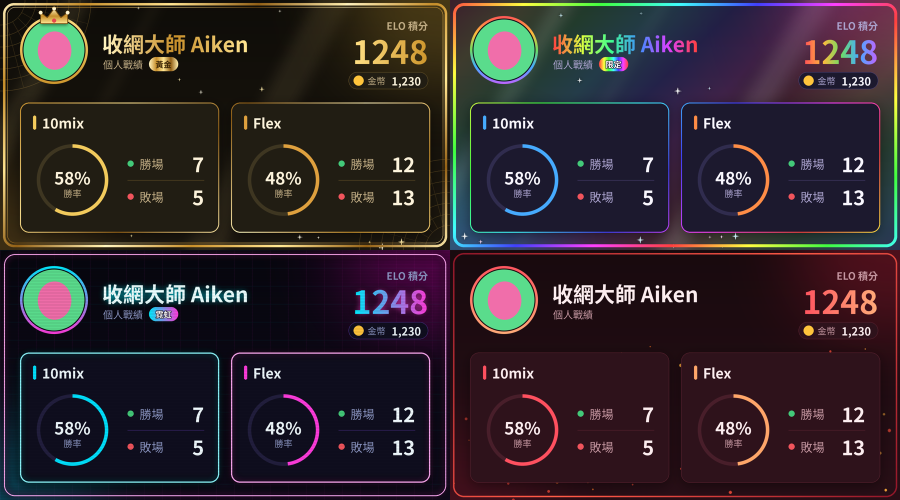
#> input picture premium_cards.png, 1800 x 1000 px (shown at 1/2 size)
$ python -i regions.py   (imports and definitions only)
#> lines starting #> are read from the running program, lines starting #| are printed output that depends on the picture
### stat_card.py
"""Draws the /stat profile card (and the /shop preview) as PNG images."""
import colorsys
import math
import random
from functools import lru_cache
from io import BytesIO
from pathlib import Path

from PIL import Image, ImageDraw, ImageEnhance, ImageFilter, ImageFont

S = 2                    # render at 2x so the card looks sharp in Discord
W, H = 900, 500          # card size before scaling

WIN = (67, 201, 121)
LOSS = (240, 84, 92)
COIN = (255, 196, 60)

# ---------- Card styles ----------
# key: (display name, price, colours). price None = can't be bought (wheel only)
STYLES = {
    "dark": ("暗夜", 0, dict(
        bg=((20, 23, 36), (30, 33, 52)), glows=((220, 120, 255), (122, 134, 255)), glow_alpha=55,
        panel=(36, 40, 62), edge=(52, 57, 86), track=(55, 60, 90), shadow=90,
        text=(240, 242, 248), muted=(150, 156, 180),
        accent=((122, 134, 255), (220, 120, 255)), mix=(110, 124, 255), flex=(255, 160, 70),
    )),
    "light": ("晨光", 100, dict(
        bg=((232, 237, 246), (248, 249, 252)), glows=((255, 190, 220), (150, 170, 255)), glow_alpha=70,
        panel=(255, 255, 255), edge=(224, 228, 236), track=(229, 232, 240), shadow=35,
        text=(28, 32, 40), muted=(110, 116, 130),
        accent=((88, 101, 242), (160, 90, 240)), mix=(88, 101, 242), flex=(245, 140, 40),
    )),
    "sakura": ("櫻花", 300, dict(
        bg=((255, 232, 240), (255, 246, 249)), glows=((255, 160, 195), (255, 205, 160)), glow_alpha=80,
        panel=(255, 252, 253), edge=(246, 210, 224), track=(250, 222, 232), shadow=30,
        text=(92, 40, 62), muted=(172, 118, 140),
        accent=((255, 100, 160), (255, 155, 115)), mix=(240, 95, 150), flex=(255, 145, 105),
    )),
    "crimson": ("暗紅", 300, dict(
        bg=((24, 10, 14), (40, 14, 22)), glows=((210, 30, 60), (140, 20, 45)), glow_alpha=75,
        panel=(46, 18, 27), edge=(86, 32, 46), track=(72, 30, 42), shadow=110,
        text=(252, 236, 238), muted=(196, 150, 160),
        accent=((255, 85, 95), (255, 170, 120)), mix=(255, 80, 95), flex=(255, 165, 105), fx="embers",
    )),
    "neon": ("霓虹", 500, dict(
        bg=((6, 6, 14), (14, 9, 26)), glows=((255, 0, 200), (0, 230, 255)), glow_alpha=75,
        panel=(15, 14, 30), edge=(70, 45, 130), track=(34, 30, 62), shadow=120,
        text=(240, 250, 255), muted=(140, 150, 195),
        accent=((0, 235, 255), (255, 60, 220)), mix=(0, 225, 255), flex=(255, 60, 220), fx="neon",
    )),
    "gold": ("黃金", 800, dict(
        bg=((14, 12, 8), (28, 23, 14)), glows=((235, 185, 60), (180, 130, 40)), glow_alpha=65,
        panel=(33, 29, 19), edge=(96, 78, 38), track=(62, 54, 33), shadow=120,
        text=(252, 242, 218), muted=(192, 172, 132),
        accent=((255, 222, 130), (205, 150, 45)), mix=(242, 202, 92), flex=(222, 160, 62), fx="gold",
    )),
    "cr7": ("CR7", 500, dict(
        bg=((6, 40, 26), (52, 8, 16)), glows=((0, 150, 80), (215, 25, 45)), glow_alpha=70,
        panel=(16, 24, 22), edge=(120, 98, 50), track=(44, 52, 46), shadow=120,
        text=(255, 246, 225), muted=(196, 186, 160),
        accent=((255, 226, 140), (214, 160, 50)), mix=(230, 40, 60), flex=(40, 190, 110), fx="cr7",
        # photo: "Argentine - Portugal - Cristiano Ronaldo.jpg" by Ludovic Péron, CC BY-SA 3.0, Wikimedia Commons
        art=Path(__file__).with_name("art") / "cr7.jpg", focus=(0.535, 0.30),
        art_zoom=0.66, art_brightness=0.78, art_tint=(130, 12, 30), art_at=(0.47, 0.27),
    )),
    "lbj": ("LBJ", 500, dict(
        bg=((18, 8, 32), (40, 16, 62)), glows=((253, 185, 39), (120, 60, 200)), glow_alpha=60,
        panel=(28, 16, 44), edge=(110, 84, 46), track=(56, 40, 82), shadow=120,
        text=(255, 248, 230), muted=(200, 182, 222),
        accent=((255, 224, 130), (240, 170, 40)), mix=(253, 185, 39), flex=(170, 110, 255), fx="lbj",
        # photo: "LeBron James dribbling (March 21, 2022).jpg" by Erik Drost, CC BY 2.0, Wikimedia Commons
        art=Path(__file__).with_name("art") / "lbj.jpg", focus=(0.49, 0.13),
        art_zoom=0.6, art_brightness=0.8, art_tint=(85, 37, 131), art_at=(0.46, 0.22),
    )),
    "rainbow": ("彩虹", None, dict(
        bg=((14, 12, 26), (24, 20, 40)), glows=((255, 90, 170), (70, 190, 255)), glow_alpha=70,
        panel=(28, 25, 46), edge=(72, 62, 112), track=(48, 44, 78), shadow=110,
        text=(248, 246, 255), muted=(170, 162, 205),
        accent=((255, 85, 85), (255, 185, 60), (110, 220, 100), (70, 170, 255), (190, 100, 255)),
        mix=(70, 170, 255), flex=(255, 140, 70), fx="rainbow",
    )),
}

# ---------- Fonts with Chinese support, tried in order: (path, index inside .ttc) ----------
HERE = Path(__file__).parent
FONTS = {
    "bold": [
        (HERE / "fonts" / "bold.ttf", 0),
        (Path("C:/Windows/Fonts/msjhbd.ttc"), 0),                          # Windows
        (Path("/System/Library/Fonts/PingFang.ttc"), 0),                   # macOS
        (Path("/usr/share/fonts/opentype/noto/NotoSansCJK-Bold.ttc"), 3),  # Linux
        (Path("/usr/share/fonts/noto-cjk/NotoSansCJK-Bold.ttc"), 3),
    ],
    "regular": [
        (HERE / "fonts" / "regular.ttf", 0),
        (Path("C:/Windows/Fonts/msjh.ttc"), 0),
        (Path("/System/Library/Fonts/PingFang.ttc"), 0),
        (Path("/usr/share/fonts/opentype/noto/NotoSansCJK-Regular.ttc"), 3),
        (Path("/usr/share/fonts/noto-cjk/NotoSansCJK-Regular.ttc"), 3),
    ],
}


# [6 lines left out: function font, not called in this run]


def s(*values):
    """Scale coordinates."""
    return tuple(round(v * S) for v in values)


def lerp(c1, c2, t):
    return tuple(round(a + (b - a) * t) for a, b in zip(c1, c2))


# [120 lines left out: functions grad_color, glow, panel, smooth_ring, gradient_text, fit_text and 3 more, not called in this run]


# ---------- Premium effects (gold / rainbow / neon / crimson) ----------

GOLD_FOIL = [(255, 242, 190), (198, 142, 42), (255, 228, 145), (146, 96, 22), (255, 238, 175)]
NEON_CYAN, NEON_PINK = (0, 235, 255), (255, 60, 220)
BADGES = {"gold": "黃金", "rainbow": "限定", "neon": "霓虹", "cr7": "CR7", "lbj": "LBJ"}
LAKERS_PURPLE, LAKERS_GOLD = (85, 37, 131), (253, 185, 39)
PT_GREEN, PT_RED = (0, 110, 50), (205, 20, 45)


def hue(t, sat=0.75, val=1.0):
    return tuple(round(c * 255) for c in colorsys.hsv_to_rgb(t % 1, sat, val))


def gold_at(t):
    return grad_color(GOLD_FOIL, t)


def rainbow_at(t):
    return hue(t)


# [182 lines left out: functions diagonal_gradient, gradient_outline, neon_outline, glow_text, sparkle, sparkle_field and 4 more, not called in this run]


# ---------- Champion cards (colours and art come from champions.theme) ----------

ART_BOX = (330, 0, W, 330)  # right side of the header; the panels cover the bottom part


# [231 lines left out: functions header_art, star5, cr7_background, lbj_background, basketball, lbj_foreground and 5 more, not called in this run]


def render_stat_card(name, avatar_bytes, elo, credits, mix, flex, style="dark"):
    """Returns the card as a PNG (BytesIO)."""
    return to_png(render_card_image(name, avatar_bytes, elo, credits, mix, flex, style))


# [30 lines left out: functions price_text, _shop_preview_bytes, not called in this run]


def render_shop_preview():
    """All card styles side by side, as a PNG (BytesIO). Cached after the first call."""
    return BytesIO(_shop_preview_bytes())

### regions.py
"""Region looks for champion cards: every Runeterra region gets its own frame and decorations,
and a few champions get an extra touch of their own (SPECIAL)."""
import math
import random

from PIL import Image, ImageDraw, ImageFilter

from stat_card import H, S, W, diagonal_gradient, font, grad_color, gradient_outline, lerp, s, sparkle, star5

# areas decorations stay out of: avatar, name, ELO + coins
KEEP_CLEAR = [(24, 10, 200, 200), (196, 50, 560, 150), (W - 340, 20, W - 20, 192)]
ROLES = {"Fighter": "戰士", "Tank": "坦克", "Mage": "法師", "Assassin": "刺客", "Marksman": "射手", "Support": "輔助"}


def layer():
    return Image.new("RGBA", (W * S, H * S), (0, 0, 0, 0))


def add(img, lay, blur=0, glow=False):
    """Composite a decoration layer; glow=True adds a blurred copy underneath."""
    if glow:
        img.alpha_composite(lay.filter(ImageFilter.GaussianBlur(4 * S)))
    img.alpha_composite(lay.filter(ImageFilter.GaussianBlur(blur * S)) if blur else lay)


# [22 lines left out: functions spots, frame, not called in this run]


def panel_edges(img, panels, colours):
    for box in panels:
        gradient_outline(img, box, lambda t: grad_color(colours, t), 1.5, 18, repeats=1.2)


# ---------- regions ----------

# [16 lines left out: function noxus_fg, not called in this run]


def demacia_bg(img):
    beams = layer()
    bd = ImageDraw.Draw(beams)
    for x0, w, a in ((380, 60, 40), (470, 26, 30), (640, 80, 34)):
        bd.polygon([s(x0, 0), s(x0 + w, 0), s(x0 + w - 120, 205), s(x0 - 120, 205)], fill=(255, 250, 230, a))
    add(img, beams, blur=12)


# [300 lines left out: functions wing, demacia_fg, petal, ionia_bg, ionia_fg, snowflake and 21 more, not called in this run]


# name, frame colours, inner frame line, panel edges, background (after the art), foreground, frame glow
REGIONS = {
    "noxus": ("諾克薩斯", None, None, [(200, 30, 36), (90, 90, 100), (200, 30, 36)], None, noxus_fg, False),
    "demacia": ("蒂瑪西亞", [(255, 255, 255), (225, 185, 90), (255, 250, 235)], [(60, 110, 220), (130, 170, 255)],
                [(240, 236, 225), (220, 180, 90)], demacia_bg, demacia_fg, False),
    "ionia": ("愛歐尼亞", [(255, 170, 200), (220, 50, 80), (255, 200, 215)], None,
              [(255, 160, 190), (210, 60, 90)], ionia_bg, ionia_fg, False),
    "freljord": ("弗雷爾卓德", [(255, 255, 255), (120, 210, 255), (60, 120, 190)], [(200, 240, 255), (255, 255, 255)],
                 [(170, 225, 255), (90, 150, 210)], freljord_bg, freljord_fg, False),
    "shadow-isles": ("闇影島", [(90, 255, 200), (20, 120, 100), (90, 255, 200)], None,
                     [(70, 220, 170), (20, 90, 80)], shadow_isles_bg, None, True),
    "piltover": ("皮爾托福", [(240, 200, 120), (160, 110, 50), (240, 200, 120)], [(80, 210, 255), (170, 235, 255)],
                 [(220, 180, 100), (80, 200, 255)], piltover_bg, piltover_fg, False),
    "zaun": ("佐恩", [(140, 255, 90), (150, 70, 200), (140, 255, 90)], None,
             [(130, 240, 90), (150, 80, 200)], zaun_bg, zaun_fg, True),
    "shurima": ("蘇瑞瑪", [(255, 225, 140), (200, 140, 40), (255, 225, 140)], [(40, 200, 190), (120, 230, 220)],
                [(240, 200, 110), (40, 190, 180)], shurima_bg, shurima_fg, False),
    "mount-targon": ("巨石峰", [(240, 240, 255), (150, 120, 230), (240, 240, 255)], None,
                     [(200, 190, 255), (120, 100, 210)], targon_bg, targon_fg, False),
    "bilgewater": ("比爾吉沃特", [(60, 180, 190), (200, 110, 50), (60, 180, 190)], None,
                   [(60, 170, 180), (190, 110, 60)], bilgewater_bg, bilgewater_fg, False),
    "ixtal": ("伊克斯塔爾", [(110, 230, 150), (30, 130, 90), (230, 200, 110)], None,
              [(100, 210, 140), (220, 190, 100)], None, ixtal_fg, False),
    "void": ("虛空", [(230, 100, 255), (90, 20, 160), (230, 100, 255)], None,
             [(210, 90, 255), (110, 30, 180)], void_bg, None, True),
    "bandle-city": ("班德爾城", [(255, 220, 90), (255, 140, 60), (255, 220, 90)], [(255, 255, 255), (255, 235, 160)],
                    [(255, 210, 90), (255, 150, 80)], bandle_bg, None, False),
    "runeterra": ("符文大地", [(150, 200, 255), (220, 180, 90), (150, 200, 255)], None,
                  [(140, 190, 255), (210, 170, 90)], runeterra_bg, None, False),
}


# ---------- champion specials ----------

# [8 lines left out: function darius_special, not called in this run]


SPECIAL = {"Darius": darius_special}


# ---------- used by stat_card ----------

# [20 lines left out: functions background, foreground, not called in this run]

>>> import cv2
>>> picture = cv2.imread('premium_cards.png', cv2.IMREAD_GRAYSCALE)
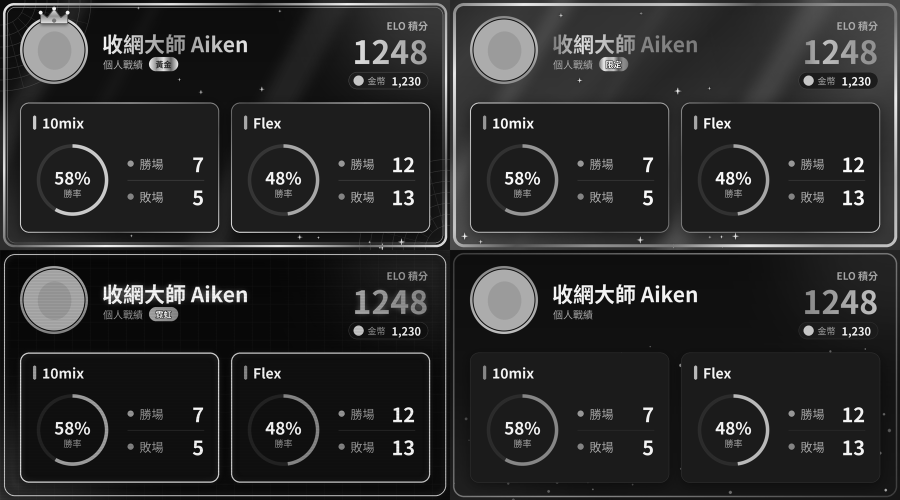
#> picture: shape (1000, 1800) (shown at 1/2 size); min 0, max 255, mean 43.1
>>> result = demacia_bg(picture)
#> in demacia_bg, `beams = layer()`: beams: PIL image 1800x1000 RGBA; every value is 0
#> (the run stopped early here; a loop or call above may not have finished)
